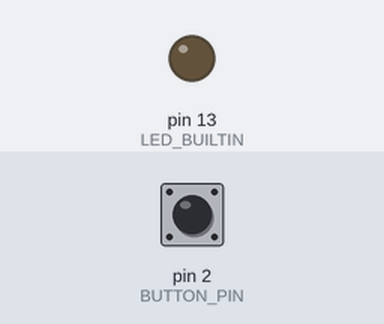
Recording of a sketch running on a simulated Arduino Uno, built with avr-gcc and run on an emulated ATmega328P. Shown: output pins drawn as LEDs (lit = HIGH). The inputs (shaded band) are chosen by the test bench; at power-on: pin 2 (BUTTON_PIN) HIGH.

Above: at 1.2 s.
1.3 s: pin 2 (BUTTON_PIN) pulled LOW for 0.15 s
At 1.37 s:
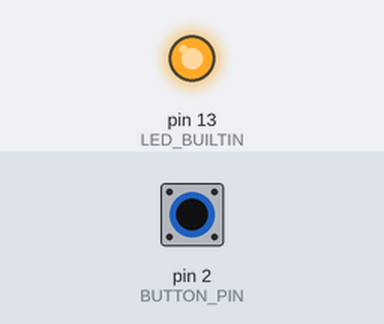
2.9 s: pin 2 (BUTTON_PIN) pulled LOW for 3.2 s
At 7.2 s:
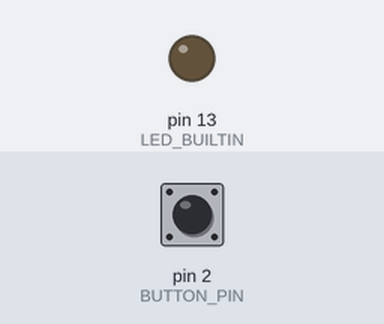
Timing chart, 0 to 8.7 s (numbered marks = the images above; inputs shaded):
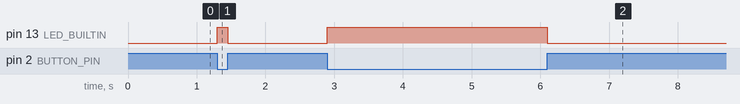

Measured:
- after the input at 1.3 s, pin 13 (LED_BUILTIN): LOW → HIGH at once, → LOW 0.15 s later
- after the input at 2.9 s, pin 13 (LED_BUILTIN): LOW → HIGH at once, → LOW 3.2 s later

The sketch:

button.ino
```cpp
// Button → LED.
//
// Wiring:
//   - One leg of a button to pin 2.
//   - The other leg to GND.
// We turn on the chip's built-in pull-up resistor so we don't need
// any extra parts. Pressing the button connects pin 2 to GND, which
// reads as LOW.

const int BUTTON_PIN = 2;

void setup() {
  pinMode(BUTTON_PIN, INPUT_PULLUP);
  pinMode(LED_BUILTIN, OUTPUT);
}

void loop() {
  bool pressed = digitalRead(BUTTON_PIN) == LOW;
  digitalWrite(LED_BUILTIN, pressed ? HIGH : LOW);
}
```
